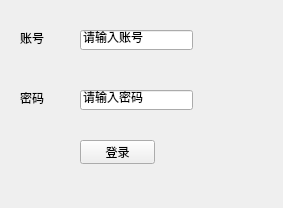
<?xml version="1.0" encoding="UTF-8"?>
<ui version="4.0">
 <class>Form</class>
 <widget class="QWidget" name="Form">
  <property name="geometry">
   <rect>
    <x>0</x>
    <y>0</y>
    <width>283</width>
    <height>208</height>
   </rect>
  </property>
  <property name="windowTitle">
   <string>Form</string>
  </property>
  <widget class="QLabel" name="label">
   <property name="geometry">
    <rect>
     <x>20</x>
     <y>30</y>
     <width>54</width>
     <height>16</height>
    </rect>
   </property>
   <property name="text">
    <string>账号</string>
   </property>
  </widget>
  <widget class="QLabel" name="label_2">
   <property name="geometry">
    <rect>
     <x>20</x>
     <y>90</y>
     <width>54</width>
     <height>16</height>
    </rect>
   </property>
   <property name="text">
    <string>密码</string>
   </property>
  </widget>
  <widget class="QPushButton" name="pushButton_3">
   <property name="geometry">
    <rect>
     <x>80</x>
     <y>140</y>
     <width>75</width>
     <height>24</height>
    </rect>
   </property>
   <property name="text">
    <string>登录</string>
   </property>
  </widget>
  <widget class="QLineEdit" name="lineEdit">
   <property name="geometry">
    <rect>
     <x>80</x>
     <y>30</y>
     <width>113</width>
     <height>20</height>
    </rect>
   </property>
   <property name="text">
    <string>请输入账号</string>
   </property>
  </widget>
  <widget class="QLineEdit" name="lineEdit_2">
   <property name="geometry">
    <rect>
     <x>80</x>
     <y>90</y>
     <width>113</width>
     <height>20</height>
    </rect>
   </property>
   <property name="text">
    <string>请输入密码</string>
   </property>
  </widget>
 </widget>
 <resources/>
 <connections/>
</ui>
